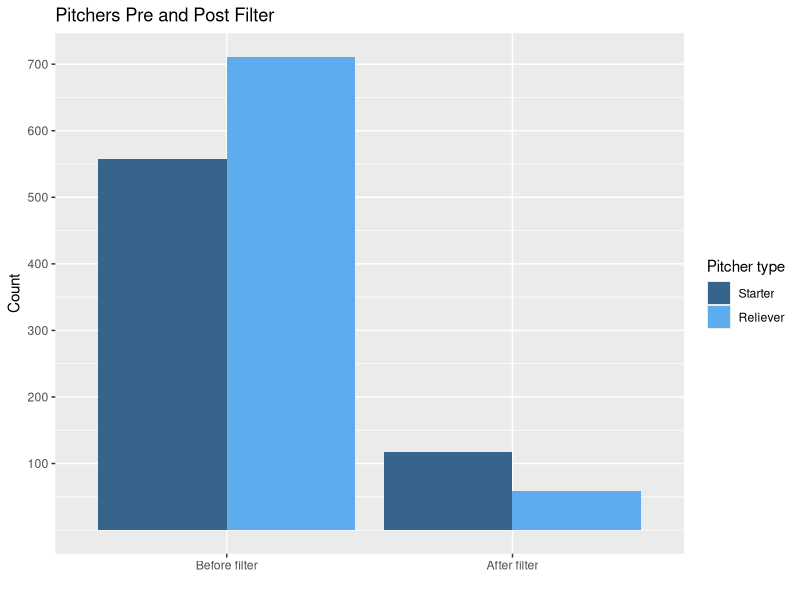
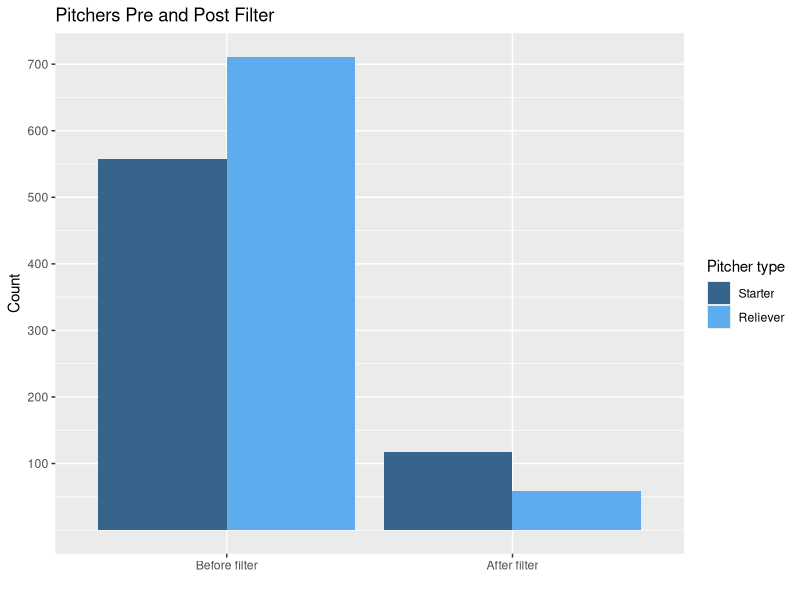

The R source for these figures, in order:
library('ggplot2')

##### Games played #####
#df <- read.csv('games_played.csv')
#
#ggplot(df, aes(x = games_played, fill = StartVsRelief)) +
#    geom_density(alpha = 0.3) +
#    labs(x = 'Games played', y = 'Density', fill = "Starter's Vs Reliever's")
#ggsave('games_played.pdf')
#
###### Pitches per game #####
#df2 <- read.csv('pitch_per_game.csv')
#
#ggplot(df2, aes(x = pitch_count, fill = StartVsRelief)) +
#    geom_density(alpha = 0.3) +
#    labs(x = 'Pitches thrown in a game', y = 'Density', fill = "Starter's Vs Reliever's")
#ggsave('pitchers_per_game.pdf')
#
###### Total pitches #####
#df3 <- read.csv('total_pitches.csv')
#    
#ggplot(df3, aes(x = StartVsRelief, y = pitch_count)) +
#    geom_boxplot() +
#    labs(title = "Starter's Vs Reliever's", y = 'Total pitches')
#ggsave('total_pitches.pdf')
#
###### Total pitchers #####
#df4 <- read.csv('total_pitchers.csv')
#
#ggplot(df4, aes(x = StartVsRelief, y = Count)) +
#    geom_bar(stat = 'identity', fill = 'steelblue') 
#ggsave('total_pitchers.pdf')

df <- read.csv('players_pre_post_filter.csv')

df$preVspost <- factor(df$preVspost, levels = c('Before filter', 'After filter'))
df$StartVsRelief <- factor(df$StartVsRelief, levels = c('Starter', 'Reliever'))

ggplot(df, aes(x = preVspost, y = count, fill = StartVsRelief)) +
    geom_bar(stat = 'identity', position = position_dodge()) +
    labs(x = '', y = 'Count', title = 'Pitchers Pre and Post Filter', fill = 'Pitcher type') +
    scale_y_continuous(breaks = seq(100,700,100)) +
    scale_fill_manual(values = c('steelblue4', 'steelblue2'))
ggsave('pitcher_filtering.pdf')
